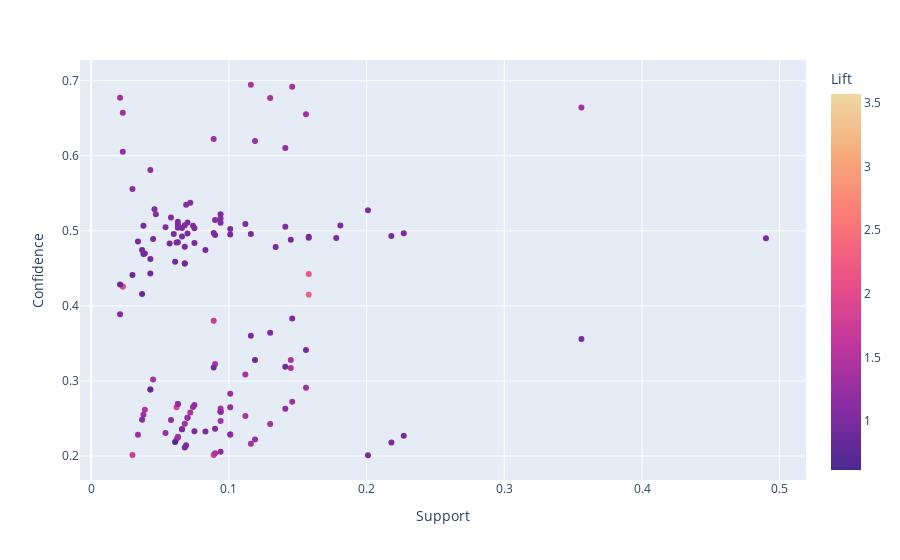

The code cell stored with this chart in its notebook:
### Code cell
fig = px.scatter(avocado_rules, x = 'Support', y='Confidence', color="Lift", hover_data=['LHS','RHS'], color_continuous_scale="agsunset")
fig.show()

### Figure 1 — Plotly figure (JSON) as saved in the notebook; plotly's stock layout.template omitted (floating-point values rounded to 4 significant figures; data arrays with more than 128 entries replaced by an {"elided": "..."} marker saying what was removed)
{"data": [{"customdata": {"elided": "144 rows, 414 str values in total"}, "hovertemplate": "Support=%{x}<br>Confidence=%{y}<br>LHS=%{customdata[0]}<br>RHS=%{customdata[1]}<br>Lift=%{marker.color}<extra></extra>", "legendgroup": "", "marker": {"color": {"elided": "144 float values"}, "coloraxis": "coloraxis", "symbol": "circle"}, "mode": "markers", "name": "", "orientation": "v", "showlegend": false, "type": "scatter", "x": {"elided": "144 float values"}, "xaxis": "x", "y": {"elided": "144 float values"}, "yaxis": "y"}], "layout": {"autosize": true, "coloraxis": {"colorbar": {"title": {"text": "Lift"}}, "colorscale": [[0, "rgb(75, 41, 145)"], [0.1667, "rgb(135, 44, 162)"], [0.3333, "rgb(192, 54, 157)"], [0.5, "rgb(234, 79, 136)"], [0.6667, "rgb(250, 120, 118)"], [0.8333, "rgb(246, 169, 122)"], [1, "rgb(237, 217, 163)"]]}, "legend": {"tracegroupgap": 0}, "margin": {"t": 60}, "xaxis": {"anchor": "y", "autorange": true, "domain": [0, 1], "range": [-0.009139, 0.5201], "title": {"text": "Support"}, "type": "linear"}, "yaxis": {"anchor": "x", "autorange": true, "domain": [0, 1], "range": [0.1628, 0.7328], "title": {"text": "Confidence"}, "type": "linear"}}}
